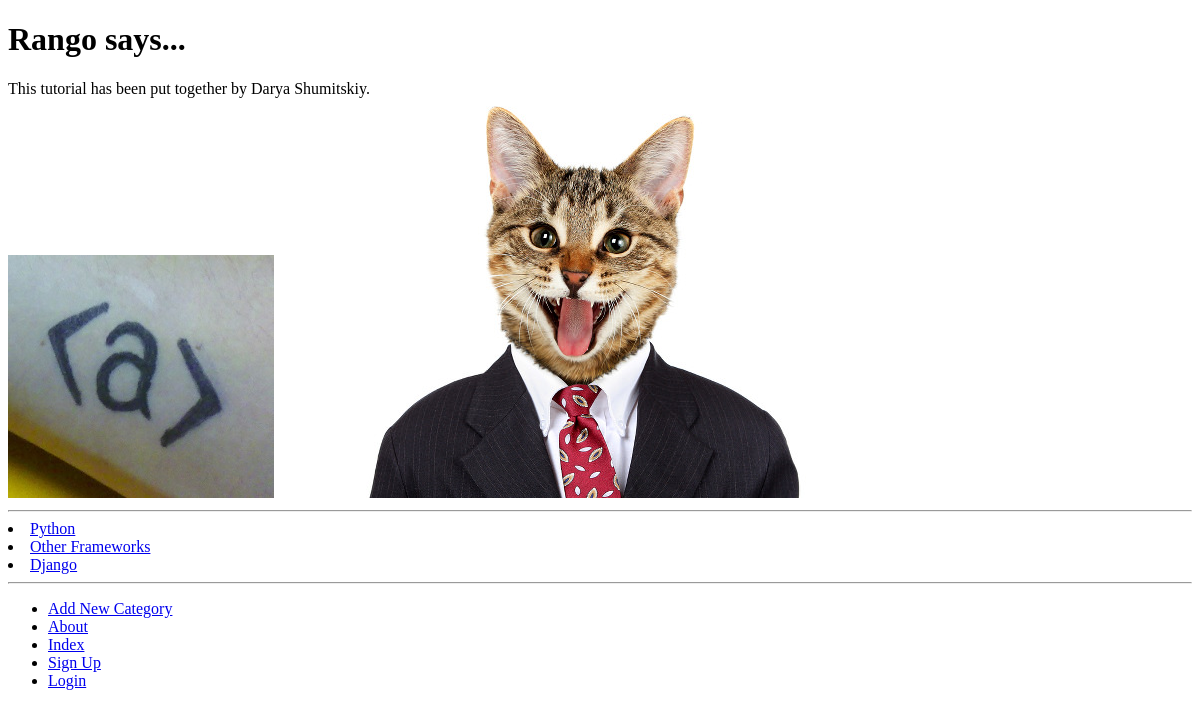
Page /rango/about/ on the earlier database version.
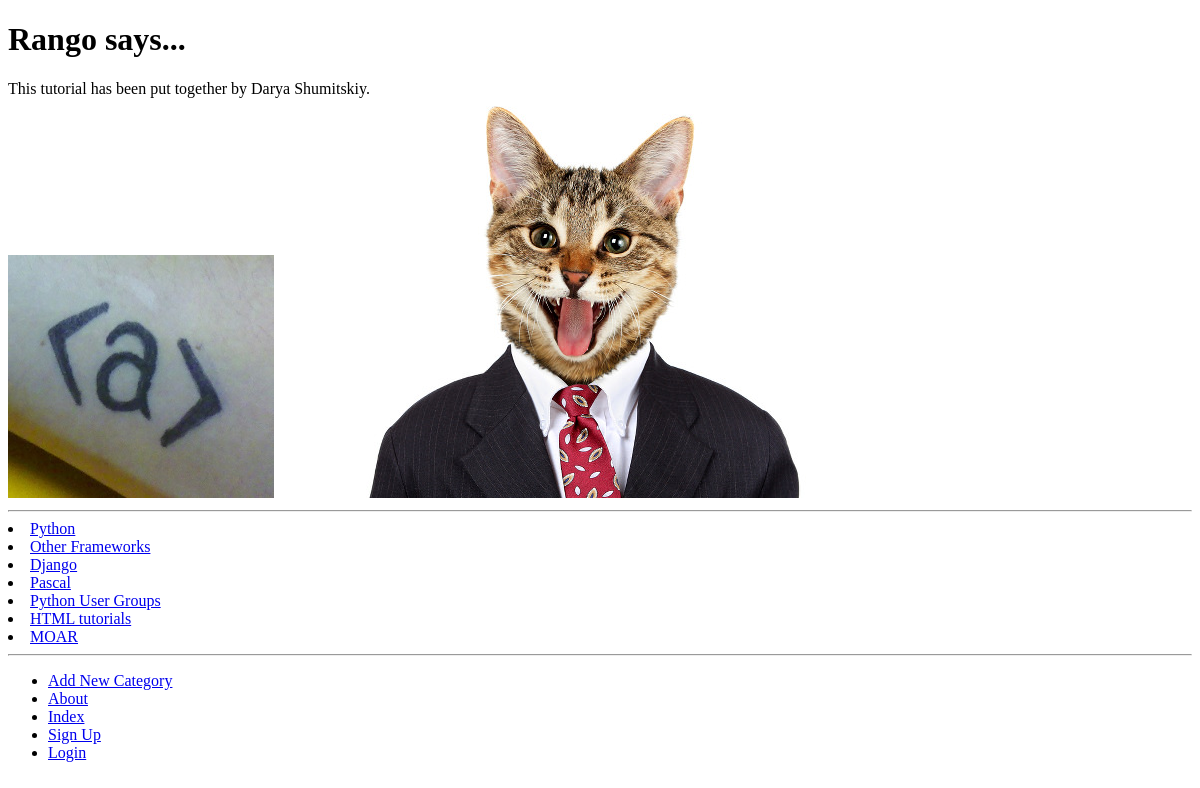
Same page on the later database version.
### rango/models.py (models this page shows, shortened)
class Category(models.Model):
    name = models.CharField(max_length=128, unique=True)
    views = models.IntegerField(default=0)
    likes = models.IntegerField(default=0)
    slug = models.SlugField(unique=True)
    class Meta:
        verbose_name_plural = 'categories'

### rango/views.py (the view)
def about(request):
    return render(request, 'rango/about.html')

### rango/templatetags/rango_template_tags.py (called while the page is built)
@register.inclusion_tag('rango/cats.html')
def get_category_list(cat=None):
	return {'cats': Category.objects.all(), 'act_cat': cat}

### templates/rango/about.html (shortened to what this page needs)
{% extends 'rango/base.html' %}
{% load staticfiles %}
{% block body_block %}
	<h1>Rango says...</h1>
	<div>
		This tutorial has been put together by Darya Shumitskiy.<br />
	</div>
	<div>
		<img src="{% static 'about image/html.jpg' %}" alt="Picture of HTML brackets" />
		<img src="{{ MEDIA_URL }}cat.jpg">
	</div>
{% endblock %}

### templates/rango/cats.html
{% for c in cats %}
	{% if c == act_cat %}
		<li>
		<strong>
			<a href="{% url 'show_category' c.slug %}">{{ c.name }}</a>
		</strong>
		</li>
	{% else %}
		<li>
			<a href="{% url 'show_category' c.slug %}">{{ c.name }}</a>
		</li>
	{% endif %}
{% endfor %}

Differences in the rows shown:
added Category: name "Pascal"
added Category: name "Python User Groups"
added Category: name "HTML tutorials"
added Category: name "MOAR"
